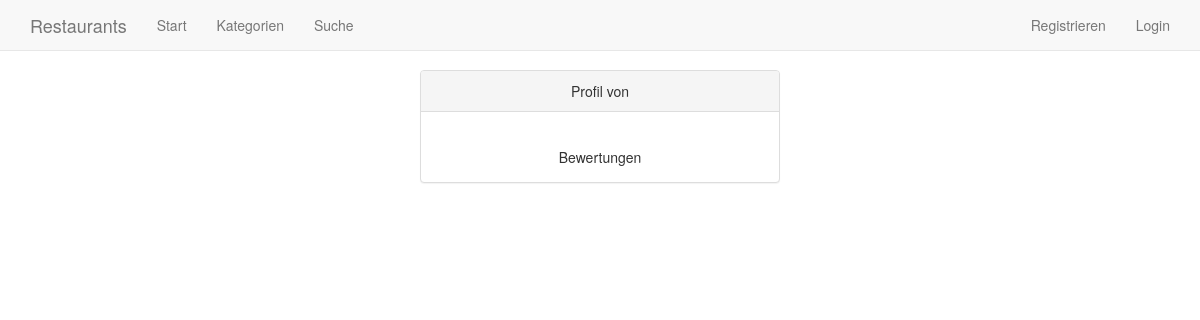
/user/5, run on an earlier commit of the app's database.
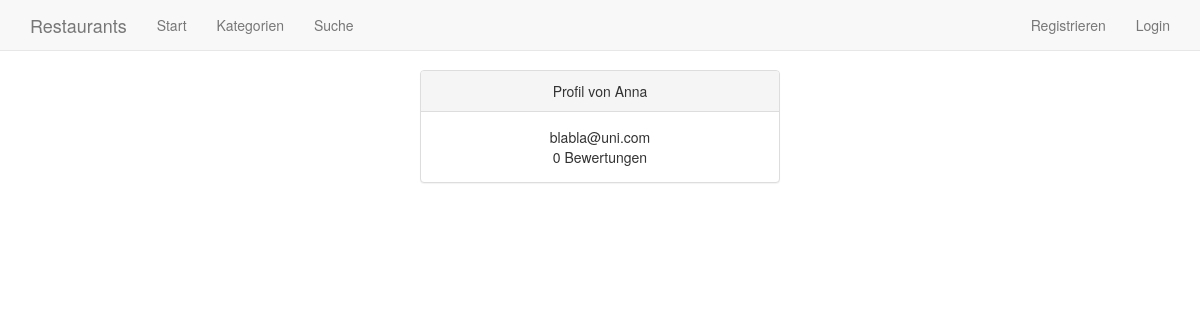
And on a later commit of the database.
### tables this page shows
CREATE TABLE user (
	id INTEGER PRIMARY KEY,
	name TEXT,
	email TEXT,
	password TEXT
);

### application.py (the view)
@app.route('/user/<int:user_id>')
def user(user_id): # Informationen über einen Benutzer
	user = query_db('SELECT *, COUNT(rating.id) as ratings FROM user LEFT JOIN rating ON rating.user_id = user.id WHERE user.id = ? GROUP BY user.id', (user_id,), True)
	return render_template('user.html', user = user, session_user=get_user(session.get('user_id')))

### application.py (called while the page is built)
def get_db():
	db = getattr(g, '_database', None)
	if db is None:
		db = g._database = sqlite3.connect(DATABASE)
	db.row_factory = sqlite3.Row
	return db

@app.teardown_appcontext
def close_connection(exception):
	db = getattr(g, '_database', None)
	if db is not None:
		db.close()

def query_db(query, args=(), one=False):
	cur = get_db().execute(query, args)
	rv = cur.fetchall()
	cur.close()
	return (rv[0] if rv else None) if one else rv

def get_user(user_id): # Einen User anhand seiner ID aus der Datenbank holen
	if user_id != None:
		user = query_db('SELECT * FROM user WHERE id = ?', (user_id,), True)
	else:
		user = None
	return user

### templates/user.html
{% extends "layout.html" %}
{% block navigation %}{{ super( ) }}{% endblock %}
{% block content %}
<div class="row">
	<div class="col-sm-offset-4 col-sm-4">
		<div class="panel panel-default text-center">
			<div class="panel-heading">
				Profil von {{ user['name'] }}
			</div>
			<div class="panel-body">
				{{ user['email'] }}</br>
				{{ user['ratings'] }} Bewertungen
			</div>
		</div>
	</div>
</div>
{% endblock %}

What changed in the data, as far as the page shows it:
added user: name "Anna", email "blabla@uni.com"
Also different on the page:
{{ user['ratings'] }}: (not shown) → "0"
